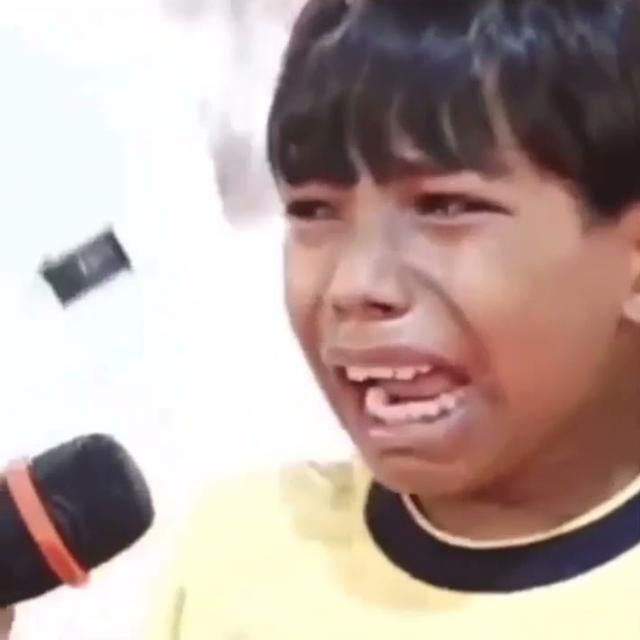
#> input picture openCV/Images/1.jpg, 640 x 640 px
$ python 04_EssentialFunctions.py
#> lines starting #> are read from the running program, lines starting #| are printed output that depends on the picture
import cv2 as cv
import numpy as np

img = cv.imread('Images/1.jpg')
#> img is the input picture: shape (640, 640, 3); mean B, G, R 160.2, 166.1, 184.2

# Changing to Greyscale image
gray = cv.cvtColor(img, cv.COLOR_BGR2GRAY)
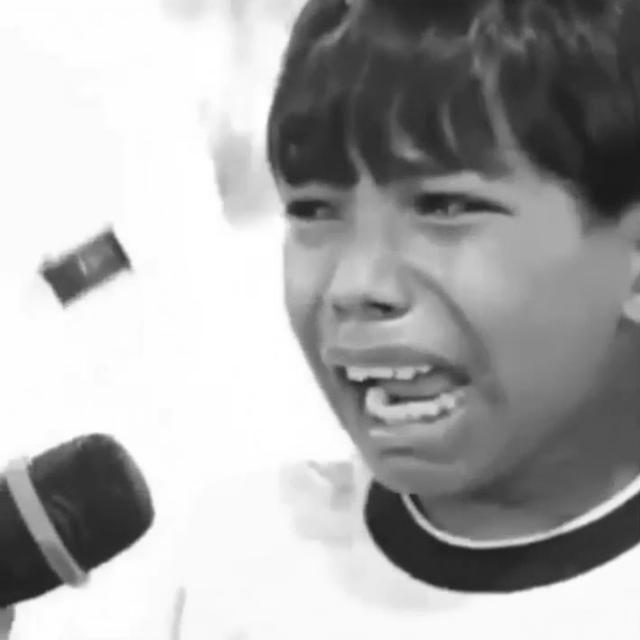
#> gray: shape (640, 640); min 26, max 255, mean 170.9
# cv.imshow('Greyscale', gray)

# Blurring the image
blur = cv.GaussianBlur(img, (5, 5), 0)
# cv.imshow('Blurred', blur)

# Finding the edges
edges = cv.Canny(blur, 90, 50)
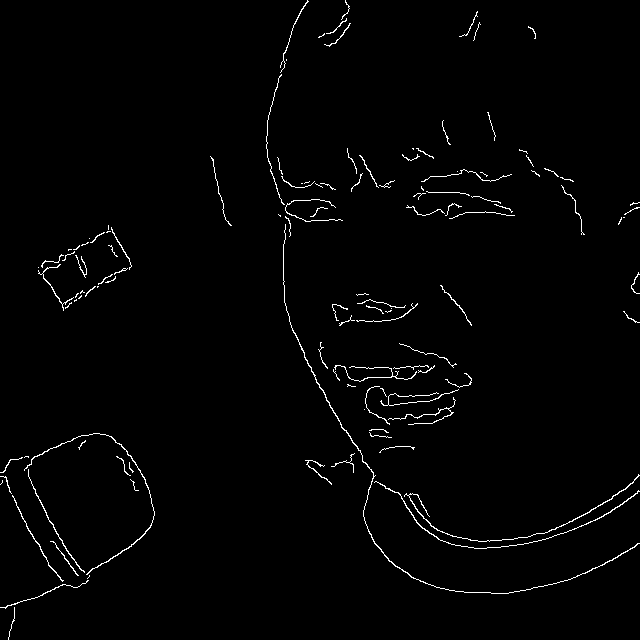
#> edges: shape (640, 640); 1.5% white in thin lines or dots
# cv.imshow('Edges', edges)

# Dialating the image
dialated = cv.dilate(edges, (3,3), iterations=1)
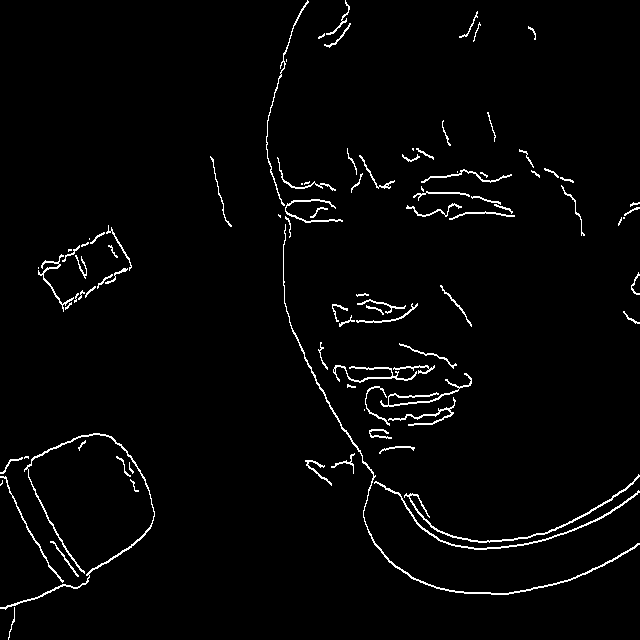
#> dialated: shape (640, 640); 2.4% white in thin lines or dots
# cv.imshow('Dialated', dialated)

# Eroding the image
eroded = cv.erode(dialated, (3,3), iterations=1)
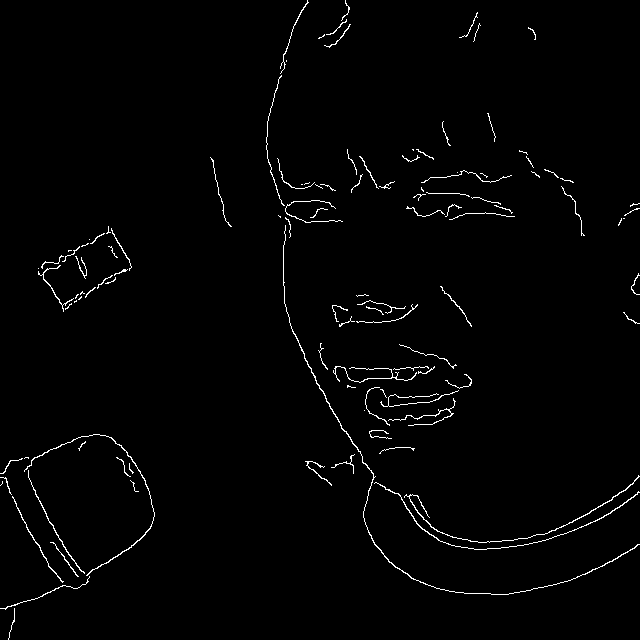
#> eroded: shape (640, 640); 1.5% white in thin lines or dots
# cv.imshow('Eroded', eroded)

# Resizing the image
resized = cv.resize(img, (int(img.shape[1]/2), int(img.shape[0]/2)))
cv.imshow('Resized', resized)

# Cropping the image
cropped = img[0:200, 0:200]
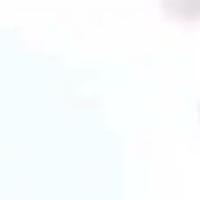
#> cropped: shape (200, 200, 3); mean B, G, R 254, 253.1, 249.6
cv.imshow('Cropped', cropped)

cv.waitKey(0)

$ run again, with openCV/Images/6.jpg copied over openCV/Images/1.jpg
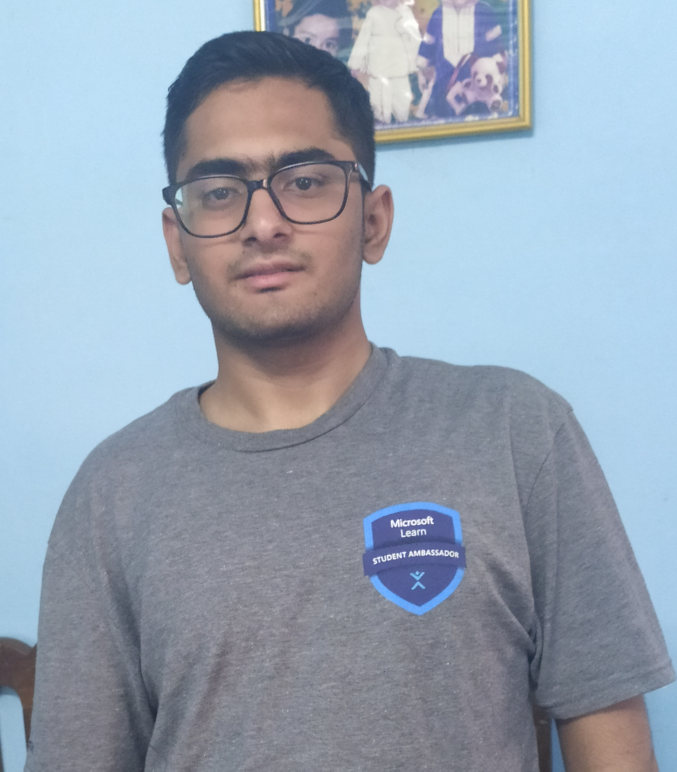
#> input picture openCV/Images/6.jpg, 2029 x 2314 px (shown at 1/3 size)
#> img is the input picture: shape (2314, 2029, 3); mean B, G, R 177.5, 162.5, 149.9
#> `edges = cv.Canny(blur, 90, 50)`:
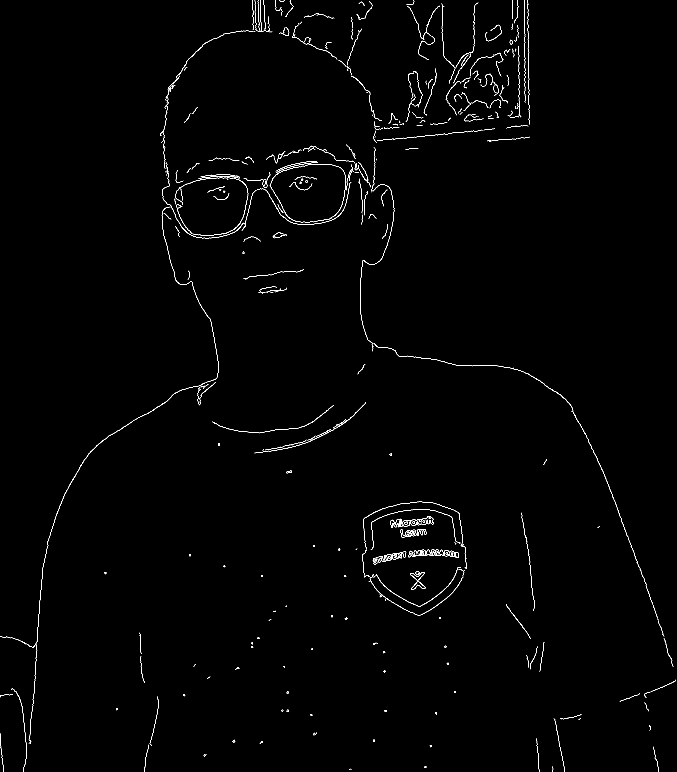
#> edges: shape (2314, 2029) (shown at 1/3 size); 0.62% white in thin lines or dots
#> dialated: shape (2314, 2029); 0.95% white in thin lines or dots
#> eroded: shape (2314, 2029); 0.63% white in thin lines or dots
#> `cropped = img[0:200, 0:200]`:
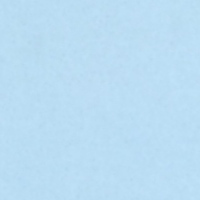
#> cropped: shape (200, 200, 3); mean B, G, R 243.2, 221.2, 186.6

$ run again, with openCV/Images/8.jpg copied over openCV/Images/1.jpg
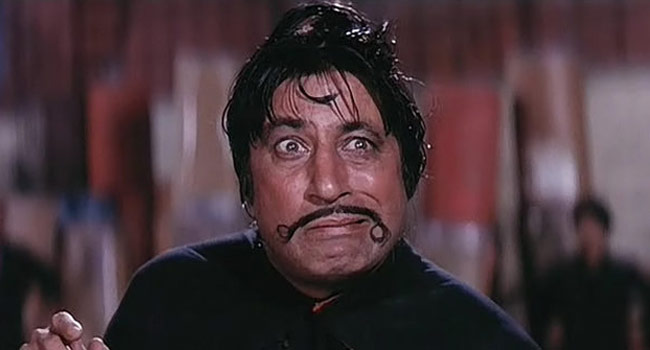
#> input picture openCV/Images/8.jpg, 650 x 350 px
#> img is the input picture: shape (350, 650, 3); mean B, G, R 58.1, 52.9, 71.3
#> `edges = cv.Canny(blur, 90, 50)`:
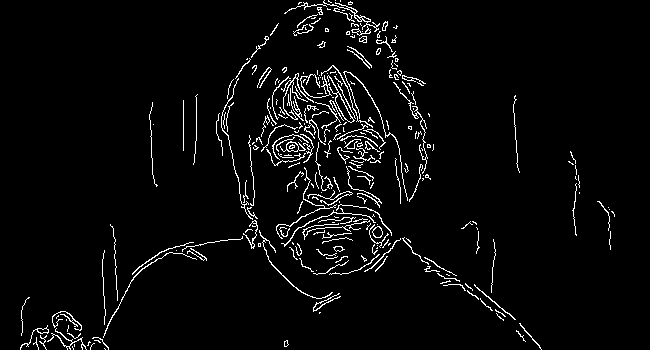
#> edges: shape (350, 650); 3.8% white in thin lines or dots
#> dialated: shape (350, 650); 5.9% white in thin lines or dots
#> eroded: shape (350, 650); 4% white in thin lines or dots
#> `cropped = img[0:200, 0:200]`:
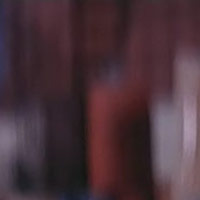
#> cropped: shape (200, 200, 3); mean B, G, R 57.7, 50.1, 72.5
